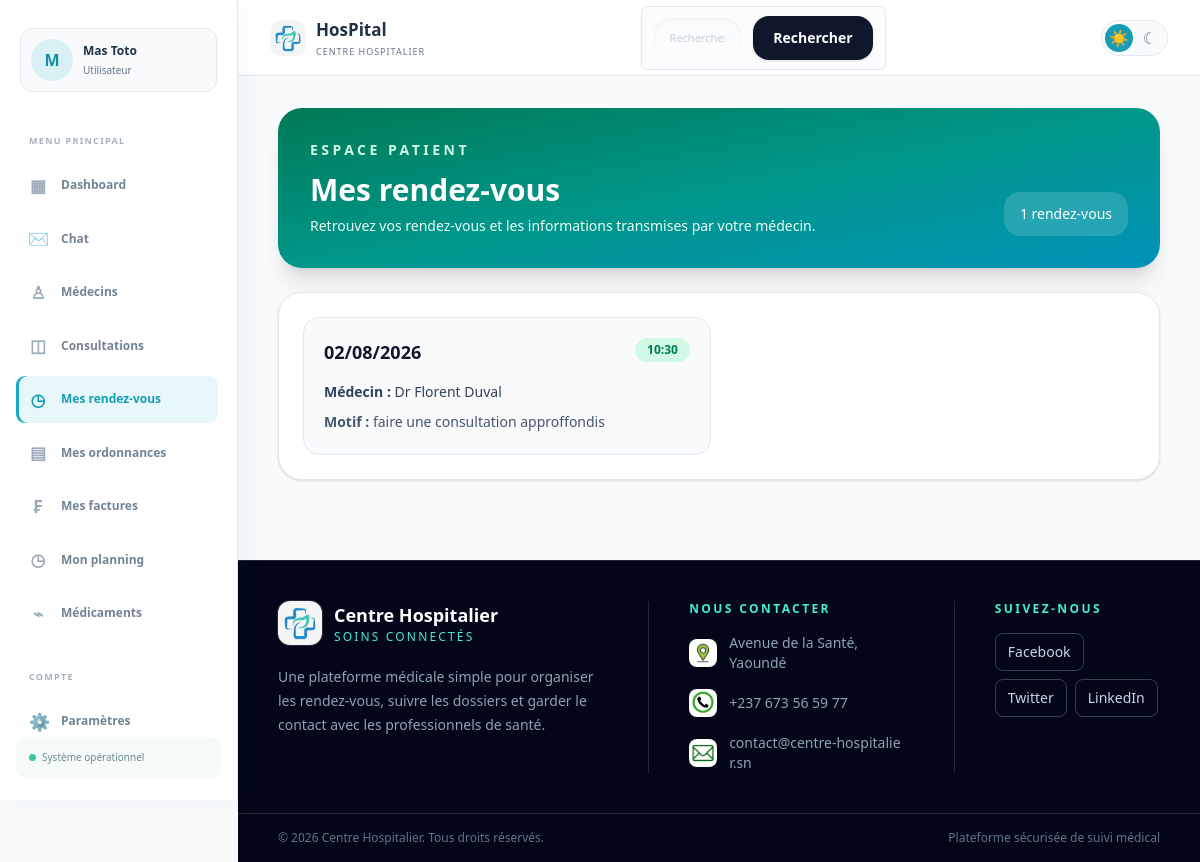
The page /rendez-vous/patient/ (signed in) on the database its author committed.
### hopital/models.py (models this page shows, shortened)
class CustomUser(AbstractUser):
    ROLE_CHOICES = [
        ('user', 'Utilisateur'),
        ('medecin', 'Medecin'),
        ('admin', 'Administrateur'),
        ('secretaire', 'Secretaire'),
    ]
    role = models.CharField(max_length=20, choices=ROLE_CHOICES, default='user')
    nom = models.CharField(max_length=100, blank=True, null=True)
    prenom = models.CharField(max_length=100, blank=True, null=True)
    sexe = models.CharField(max_length=10, blank=True, null=True)
    telephone = models.CharField(max_length=20, blank=True, null=True)
    adresse = models.CharField(max_length=255, blank=True, default='')
    specialite = models.CharField(max_length=100, blank=True, default='')
    langues = models.CharField(max_length=255, blank=True, default='')
    photo_profil = models.ImageField(upload_to='profils/', blank=True, null=True)
    date_naissance = models.DateField(blank=True, null=True)
    medecin_traitant = models.ForeignKey(
        'self',
        on_delete=models.SET_NULL,
        null=True,
        blank=True,
        related_name='patients_suivis'
    )

class RendezVous(models.Model):
    patient = models.ForeignKey(CustomUser, on_delete=models.CASCADE, related_name='rendez_vous_patient')
    medecin = models.ForeignKey(CustomUser, on_delete=models.CASCADE, related_name='rendez_vous_medecin')
    date_rendez_vous = models.DateTimeField()
    motif = models.TextField()

### hopital/views.py (the view)
# urls.py: path('rendez-vous/patient/', patient_rendez_vous, name='patient_rendez_vous'),
@login_required
def patient_rendez_vous(request):
    if request.user.role not in ['user', 'patient']:
        return redirect('hboard')
    rendez_vous = RendezVous.objects.filter(
        patient=request.user,
    ).select_related('medecin').order_by('-date_rendez_vous')
    rendez_vous, extra_query = paginate_queryset(request, rendez_vous, 8, page_param='page_patient_rendez_vous')
    return render(request, 'patient-rendez-vous.html', {
        'rendez_vous_list': rendez_vous,
        'extra_query': extra_query,
    })

### hopital/context_processors.py (called while the page is built)
def chat_notifications(request):
    if not request.user.is_authenticated:
        return {'unread_chat_count': 0}
    return {
        'unread_chat_count': ChatMessage.objects.filter(
            receiver=request.user,
            is_read=False,
        ).count(),
    }

### hopital/utils.py (called while the page is built)
def paginate_queryset(request, queryset, per_page=6, page_param='page'):
    paginator = Paginator(queryset, per_page)
    page_number = request.GET.get(page_param, 1)
    try:
        page_obj = paginator.page(page_number)
    except PageNotAnInteger:
        page_obj = paginator.page(1)
    except EmptyPage:
        page_obj = paginator.page(paginator.num_pages)
    extra_query = get_query_string(request, exclude=[page_param])
    return page_obj, extra_query

def get_query_string(request, exclude=None):
    params = request.GET.copy()
    exclude = exclude or []
    for key in exclude:
        params.pop(key, None)
    return params.urlencode()

### hopital/templates/patient-rendez-vous.html (shortened to what this page needs)
{% load static %}
<!DOCTYPE html>
<html lang="fr">
<head>
    <link rel="stylesheet" href="{% static 'css/style.css' %}">
    <link rel="stylesheet" href="{% static 'css/hboard.css' %}">
    <link rel="stylesheet" href="{% static 'output.css' %}">
    <script src="https://cdn.jsdelivr.net/npm/@tailwindcss/browser@4"></script>
</head>
<body class="min-h-screen bg-slate-50 text-slate-800">
    {% include 'header.html' %}
    <main class="mx-auto max-w-7xl px-5 py-8 sm:px-8 lg:px-10">
        <section class="rounded-3xl bg-linear-to-br from-emerald-700 via-teal-600 to-cyan-600 p-6 text-white shadow-xl sm:p-8">
            <p class="text-sm font-semibold uppercase tracking-[0.25em] text-emerald-100">Espace patient</p>
            <div class="mt-3 flex flex-col gap-4 sm:flex-row sm:items-end sm:justify-between">
                <div>
                    <h1 class="text-3xl font-semibold">Mes rendez-vous</h1>
                    <p class="mt-2 max-w-xl text-sm text-emerald-50">Retrouvez vos rendez-vous et les informations transmises par votre médecin.</p>
                </div>
                <span class="rounded-2xl bg-white/15 px-4 py-3 text-sm">{{ rendez_vous_list.paginator.count }} rendez-vous</span>
            </div>
        </section>
        <section class="mt-6 rounded-3xl border border-slate-200 bg-white p-5 shadow-sm sm:p-6">
            {% if rendez_vous_list %}
            <div class="grid gap-4 md:grid-cols-2">
                {% for rendez_vous in rendez_vous_list %}
                <article class="rounded-2xl border border-slate-200 bg-slate-50 p-5">
                    <div class="flex items-start justify-between gap-3">
                        <p class="text-lg font-semibold text-slate-900">{{ rendez_vous.date_rendez_vous|date:"d/m/Y" }}</p>
                        <span class="rounded-full bg-emerald-100 px-3 py-1 text-xs font-semibold text-emerald-700">{{ rendez_vous.date_rendez_vous|date:"H:i" }}</span>
                    </div>
                    <p class="mt-4 text-sm text-slate-700"><strong>Médecin :</strong> Dr {{ rendez_vous.medecin.prenom|default:'' }} {{ rendez_vous.medecin.nom|default:'' }}</p>
                    <p class="mt-2 text-sm leading-6 text-slate-600"><strong>Motif :</strong> {{ rendez_vous.motif }}</p>
                </article>
                {% endfor %}
            </div>
            {% else %}
            <p class="py-8 text-center text-sm text-slate-500">Aucun rendez-vous enregistré pour le moment.</p>
            {% endif %}
        </section>
    </main>
    {% include 'footer.html' %}
</body>
</html>

### hopital/templates/header.html (shortened to what this page needs)
{% load static %}
<aside class="app-sidebar" id="app-sidebar" data-app-sidebar>
    <a href="{% url 'parametres' %}" class="sidebar-profile">
        {% if request.user.photo_profil %}
            <img src="{{ request.user.photo_profil.url }}" alt="Photo de {{ request.user.prenom|default:request.user.username }}">
        {% else %}
            <span class="sidebar-profile-fallback">{{ request.user.prenom|default:request.user.username|first|upper }}</span>
        {% endif %}
        <span class="sidebar-profile-info"><strong>{{ request.user.prenom|default:'' }} {{ request.user.nom|default:'' }}</strong><small>{{ request.user.get_role_display|default:'Utilisateur' }}</small></span>
    </a>
    <nav class="app-sidebar-nav" aria-label="Navigation principale">
        <p class="app-nav-label">Menu principal</p>
        <a class="app-nav-link {% if request.resolver_match.url_name == 'hboard' %}is-active{% endif %}" href="{% url 'hboard' %}"><span aria-hidden="true">▦</span>Dashboard</a>
        <a class="app-nav-link chat-nav-link " href="{% url 'chat_inbox' %}"><span class="chat-icon" aria-hidden="true">✉</span><span class="app-nav-link-label">Chat</span></a>
        <a class="app-nav-link {% if request.resolver_match.url_name == 'medecin-list' %}is-active{% endif %}" href="{% url 'medecin-list' %}"><span aria-hidden="true">♙</span>Médecins</a>
        <a class="app-nav-link " href="{% if request.user.role == 'medecin' %}{% url 'medecin_consultation' %}{% elif request.user.role == 'user' or request.user.role == 'patient' %}{% url 'patient_consultation' %}{% else %}{% url 'staff_consultations' %}{% endif %}"><span aria-hidden="true">◫</span>Consultations</a>
        {% if request.user.role == 'user' or request.user.role == 'patient' %}
        <a class="app-nav-link {% if request.resolver_match.url_name == 'patient_rendez_vous' %}is-active{% endif %}" href="{% url 'patient_rendez_vous' %}"><span aria-hidden="true">◷</span>Mes rendez-vous</a>
        <a class="app-nav-link {% if request.resolver_match.url_name == 'patient_ordonnances' %}is-active{% endif %}" href="{% url 'patient_ordonnances' %}"><span aria-hidden="true">▤</span>Mes ordonnances</a>
        <a class="app-nav-link {% if request.resolver_match.url_name == 'patient_factures' %}is-active{% endif %}" href="{% url 'patient_factures' %}"><span aria-hidden="true">₣</span>Mes factures</a>
        {% endif %}
        <a class="app-nav-link {% if request.resolver_match.url_name == 'medecin_planning' %}is-active{% endif %}" href="{% if request.user.role == 'medecin' %}{% url 'medecin_planning' %}{% else %}{% url 'medecin-list' %}{% endif %}"><span aria-hidden="true">◷</span>Mon planning</a>
        <a class="app-nav-link {% if request.resolver_match.url_name == 'stock_medicaments' %}is-active{% endif %}" href="{% url 'stock_medicaments' %}"><span aria-hidden="true">⌁</span>Médicaments</a>
        <p class="app-nav-label app-nav-label-spaced">Compte</p>
        <a class="app-nav-link {% if request.resolver_match.url_name == 'parametres' %}is-active{% endif %}" href="{% url 'parametres' %}"><span aria-hidden="true">⚙</span>Paramètres</a>
    </nav>
    <div class="app-sidebar-footer"><span></span>Système opérationnel</div>
</aside>
<header class="app-header">
    <nav class="app-header-nav">
        <a href="{% url 'hboard' %}" class="app-header-brand">
            <img src="{% static 'images/hos.png' %}" alt="Logo HosPital" class="app-header-logo">
            <span><strong>HosPital</strong><small>Centre hospitalier</small></span>
        </a>
        <div class="search-box">
                <form method="get" action="{% url 'hboard' %}" title="saisissez le nom de l'utilisateur" class="flex flex-col gap-3 sm:flex-row sm:items-center">
                    <div class="relative w-full">
                        <input type="text" name="q" value="{{ search_results.query|default:'' }}" placeholder="Rechercher un patient, un médecin, une consultation ou une chambre" class="w-full rounded-2xl border border-slate-200 bg-slate-50 px-4 py-3 text-sm text-slate-800 shadow-inner outline-none transition focus:border-cyan-500 focus:bg-white focus:ring-4 focus:ring-cyan-100">
                    </div>
                    <button type="submit" class="rounded-2xl bg-slate-900 px-5 py-3 text-sm font-semibold text-white shadow-sm transition hover:bg-slate-700">Rechercher</button>
                </form>
            </div>
        <div class="app-header-actions">
            <div class="theme-switcher" role="group" aria-label="Choisir le thème">
                <button type="button" class="theme-button" data-theme-choice="light" aria-label="Activer le thème clair" title="Thème clair">☀</button>
                <button type="button" class="theme-button" data-theme-choice="dark" aria-label="Activer le thème sombre" title="Thème sombre">☾</button>
            </div>
        </div>
    </nav>
</header>

### hopital/static/css/style.css (style rules this page uses)
:root { color-scheme: light; --theme-page: #f8fafc; --theme-surface: #ffffff; --theme-text: #203246; --theme-muted: #64748b; --theme-border: #e2e8f0; }
body { transition: background-color .2s ease, color .2s ease; }
.theme-switcher { display: inline-flex; align-items: center; gap: 3px; padding: 3px; border: 1px solid var(--theme-border); border-radius: 999px; background: var(--theme-page); }
.theme-button { display: grid; place-items: center; width: 28px; height: 28px; border: 0; border-radius: 50%; background: transparent; color: var(--theme-muted); cursor: pointer; font-size: 16px; line-height: 1; transition: background-color .2s ease, color .2s ease, transform .2s ease; }
.theme-button.is-selected { background: #159db6; color: #ffffff; }
.app-sidebar { position: fixed; inset: 0 auto 0 0; z-index: 40; display: flex; width: 238px; height: 100vh; flex-direction: column; overflow: hidden; padding: 28px 16px 22px; border-right: 1px solid var(--theme-border, #e2e8f0); background: var(--theme-surface, #fff); box-shadow: 8px 0 25px rgba(30, 64, 90, .04); }
.app-sidebar-nav { display: flex; min-height: 0; margin-top: 42px; flex: 1; flex-direction: column; overflow-y: auto; padding-right: 3px; scrollbar-width: thin; }
.sidebar-profile { display: flex; align-items: center; gap: 10px; margin: 0 4px; padding: 10px; border: 1px solid var(--theme-border, #e2e8f0); border-radius: 12px; background: var(--theme-page, #f8fafc); color: var(--theme-text, #203246); text-decoration: none; }
.sidebar-profile img, .sidebar-profile-fallback { display: grid; width: 42px; height: 42px; flex: 0 0 42px; place-items: center; border-radius: 50%; object-fit: cover; background: #d9f0f4; color: #168da4; font-size: 16px; font-weight: 700; }
.sidebar-profile-info { min-width: 0; }
.sidebar-profile-info strong, .sidebar-profile-info small { display: block; overflow: hidden; text-overflow: ellipsis; white-space: nowrap; }
.sidebar-profile-info strong { font-size: 12px; }
.sidebar-profile-info small { margin-top: 3px; color: var(--theme-muted, #64748b); font-size: 10px; }
.app-nav-label { margin: 0 13px 11px; color: #a6b1bd; font-size: 9px; font-weight: 700; letter-spacing: 1.3px; text-transform: uppercase; }
.app-nav-label-spaced { margin-top: 30px; }
.app-nav-link { display: flex; align-items: center; gap: 14px; margin: 3px 0; padding: 11px 13px; border-radius: 9px; color: #738396; font-size: 12px; font-weight: 600; text-decoration: none; transition: .2s ease; }
.app-nav-link span { width: 18px; color: #9caaba; font-size: 17px; text-align: center; }
.app-nav-link .app-nav-link-label { width: auto; color: inherit; font-size: inherit; text-align: left; }
.chat-nav-link { position: relative; padding-right: 30px; }
.chat-nav-link .chat-icon { display: inline-flex; width: 18px; align-items: center; justify-content: center; color: inherit; font-size: 17px; }
.app-nav-link:hover, .app-nav-link.is-active { background: #e8f8fa; color: #159db6; }
.app-nav-link.is-active { box-shadow: inset 3px 0 #18a9c5; }
.app-nav-link.is-active span { color: #159db6; }
.app-sidebar-footer { margin-top: auto; padding: 13px; border-radius: 10px; background: #f4fbfa; color: #6e8b88; font-size: 10px; }
.app-sidebar-footer span { display: inline-block; width: 7px; height: 7px; margin-right: 6px; border-radius: 50%; background: #40c39d; }
.app-header { margin-left: 238px; border-bottom: 1px solid var(--theme-border, #e2e8f0); background: rgba(255, 255, 255, .9); backdrop-filter: blur(10px); }
.app-header-nav { display: flex; align-items: center; justify-content: space-between; max-width: 1280px; min-height: 75px; margin: 0 auto; padding: 0 32px; }
.app-header-brand { display: flex; align-items: center; gap: 10px; color: var(--theme-text, #203246); text-decoration: none; }
.app-header-logo { width: 36px; height: 36px; border-radius: 10px; object-fit: cover; }
.app-header-brand strong { display: block; font-size: 17px; }
.app-header-brand small { display: block; margin-top: 2px; color: var(--theme-muted, #64748b); font-size: 9px; letter-spacing: 1px; text-transform: uppercase; }
.app-header-actions { display: flex; align-items: center; gap: 16px; }
body:has(.app-sidebar) > main { margin-left: 238px; }

### hopital/static/css/hboard.css (style rules this page uses)
.search-box { display:flex;align-items:center;gap:9px;width:245px;padding:9px 12px;border:1px solid #e1e8ef;border-radius:6px;background:#fbfcfd;color:#93a0ad }
.search-box input { width:100%;border:0;outline:0;background:transparent;color:var(--ink);font-size:11px }

### rows shown on the page
CustomUser: user.prenom|first "M", user.prenom "Mas", user.nom "Toto", user.role "Utilisateur"
RendezVous: date_rendez_vous "02/08/2026", date_rendez_vous "10:30", medecin.prenom "Florent", medecin.nom "Duval", motif "faire une consultation approffondis"

### other values the page prints
{{ rendez_vous_list.paginator.count }} "1"
